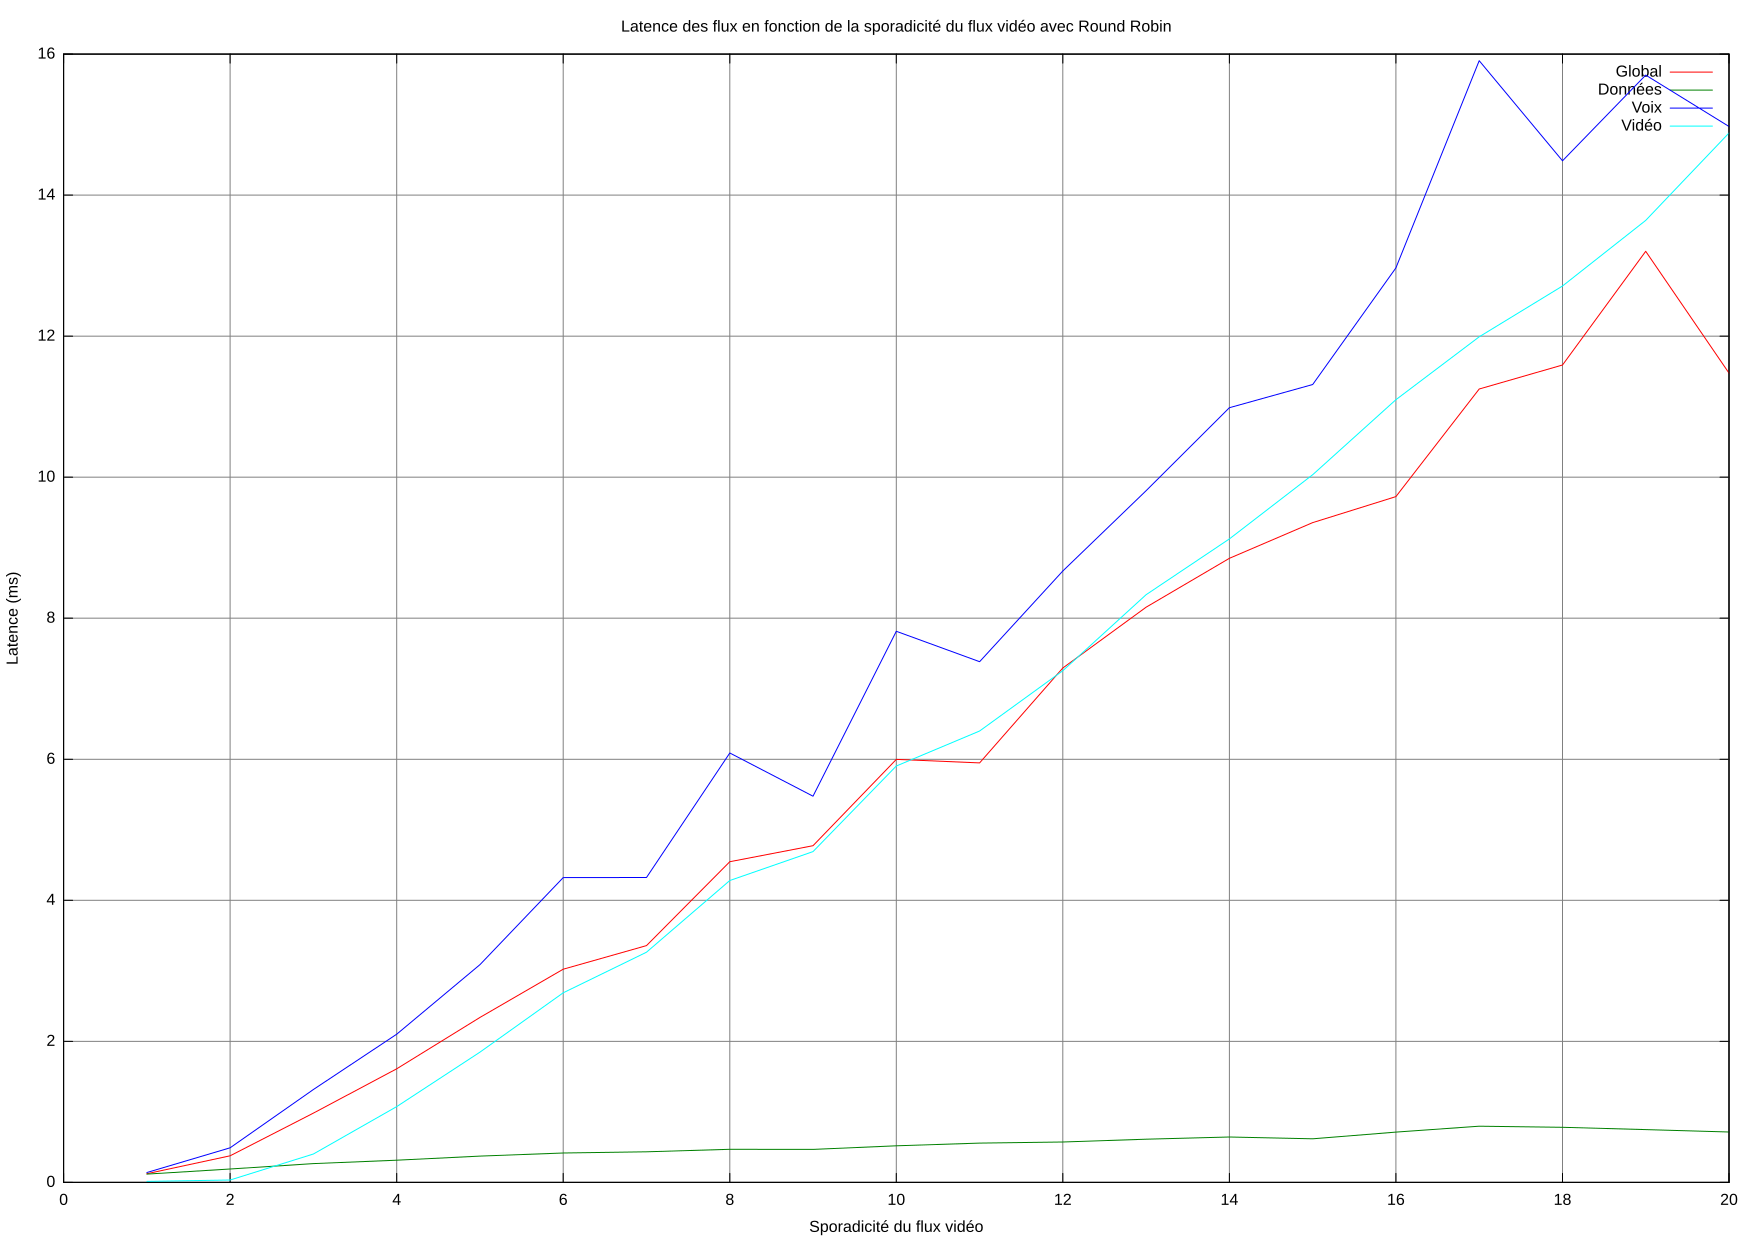

Here is the gnuplot script that generated this plot:
set grid
set title "Latence des flux en fonction de la sporadicité du flux vidéo avec Round Robin"
set xlabel "Sporadicité du flux vidéo"
set ylabel "Latence (ms)"
set terminal svg size 1754,1240 rounded
set output "rr.svg"

plot 	"./rr-2-ms.tr" u 1:2 title "Global" w l, \
			"./rr-2-ms.tr" u 1:3 title "Données" w l, \
			"./rr-2-ms.tr" u 1:4 title "Voix" w l, \
			"./rr-2-ms.tr" u 1:5 title "Vidéo" w l
